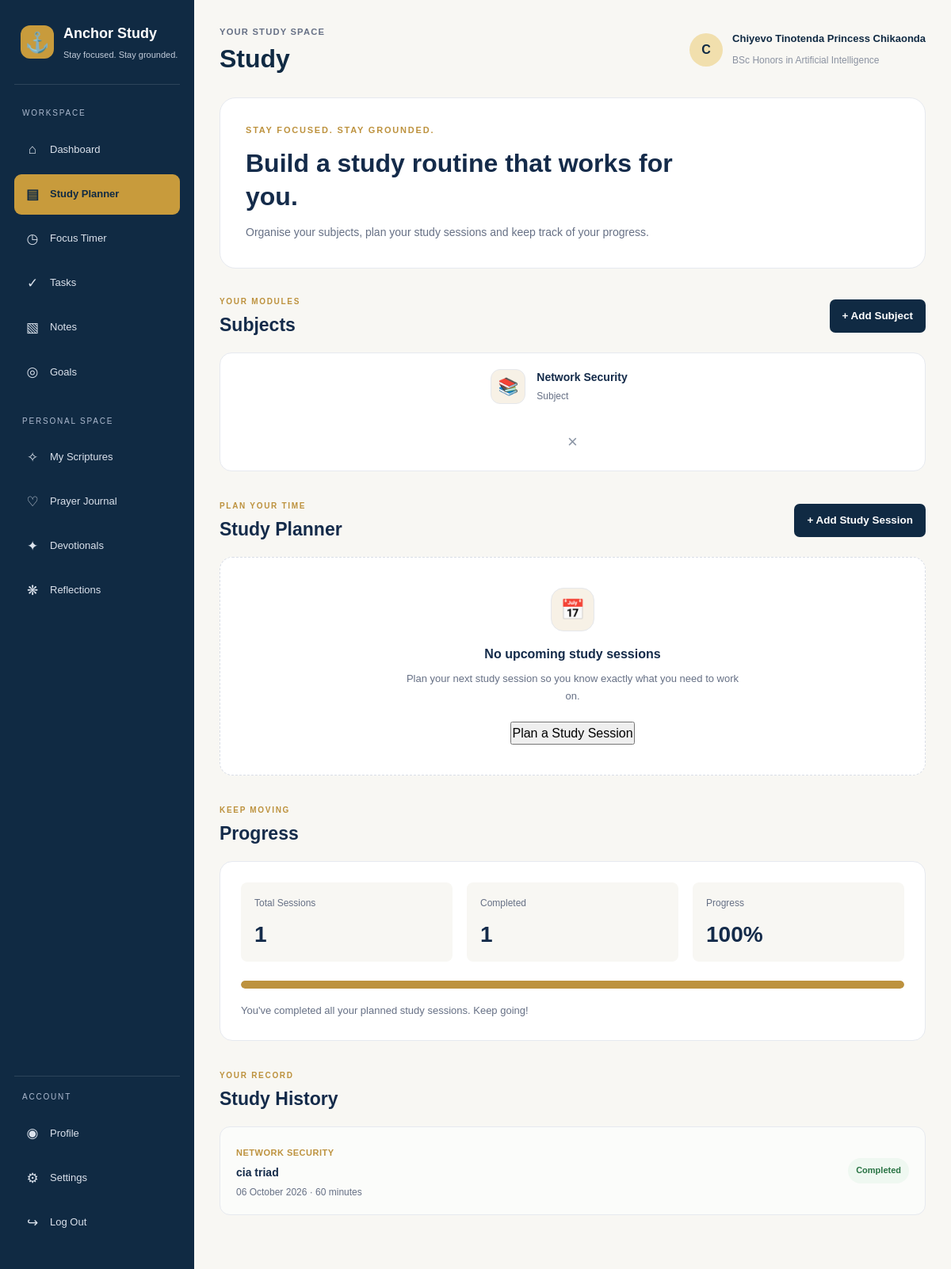
Page /study (signed in) on the committed database.
### models.py (models this page shows)
class User(db.Model):
    id = db.Column(db.Integer, primary_key=True)
    full_name = db.Column(db.String(100), nullable=False)
    email = db.Column(db.String(120), unique=True, nullable=False)
    university = db.Column(db.String(150), nullable=False)
    course = db.Column(db.String(150), nullable=False)
    year_of_study = db.Column(db.Integer, nullable=False)
    password_hash = db.Column(db.String(255), nullable=False)
    created_at = db.Column(db.DateTime, default=datetime.utcnow)
    subjects = db.relationship(
        "Subject",
        backref="user",
        lazy=True,
        cascade="all, delete-orphan"
    )
    study_plans = db.relationship(
        "StudyPlan",
        backref="user",
        lazy=True,
        cascade="all, delete-orphan"
    )
    tasks = db.relationship(
        "Task",
        backref="user",
        lazy=True,
        cascade="all, delete-orphan"
    )
    notes = db.relationship(
        "Note",
        backref="user",
        lazy=True,
        cascade="all, delete-orphan"
    )
    goals = db.relationship(
        "Goal",
        backref="user",
        lazy=True,
        cascade="all, delete-orphan"
    )
    scriptures = db.relationship(
        "Scripture",
        backref="user",
        lazy=True,
        cascade="all, delete-orphan"
    )
    prayer_entries = db.relationship(
        "PrayerEntry",
        backref="user",
        lazy=True,
        cascade="all, delete-orphan"
    )
    reflections = db.relationship(
        "Reflection",
        backref="user",
        lazy=True,
        cascade="all, delete-orphan"
)
    theme = db.Column(
    db.String(30),
    nullable=False,
    default="anchor_classic",
    server_default="anchor_classic"
)
    doodle_style = db.Column(
    db.String(20),
    nullable=False,
    default="off",
    server_default="off"
)

class Subject(db.Model):
    id = db.Column(db.Integer, primary_key=True)
    name = db.Column(db.String(150), nullable=False)
    code = db.Column(db.String(50), nullable=True)
    created_at = db.Column(db.DateTime, default=datetime.utcnow)
    user_id = db.Column(
        db.Integer,
        db.ForeignKey("user.id"),
        nullable=False
    )
    study_plans = db.relationship(
        "StudyPlan",
        backref="subject",
        lazy=True,
        cascade="all, delete-orphan"
    )
    notes = db.relationship(
        "Note",
        backref="subject",
        lazy=True,
        cascade="all, delete-orphan"
    )

class StudyPlan(db.Model):
    id = db.Column(db.Integer, primary_key=True)
    topic = db.Column(db.String(200), nullable=False)
    study_date = db.Column(db.Date, nullable=False)
    duration = db.Column(db.Integer, nullable=False)
    completed = db.Column(db.Boolean, default=False, nullable=False)
    created_at = db.Column(db.DateTime, default=datetime.utcnow)
    user_id = db.Column(
        db.Integer,
        db.ForeignKey("user.id"),
        nullable=False
    )
    subject_id = db.Column(
        db.Integer,
        db.ForeignKey("subject.id"),
        nullable=False
    )

### app.py (the view, shortened to what this page needs)
@app.route("/study", methods=["GET", "POST"])
def study():
    if "user_id" not in session:
        return redirect(url_for("login"))
    user = db.session.get(User, session["user_id"])
    if not user:
        session.clear()
        return redirect(url_for("login"))
    subjects = Subject.query.filter_by(
        user_id=user.id
    ).order_by(Subject.name.asc()).all()
    study_plans = StudyPlan.query.filter_by(
        user_id=user.id
    ).order_by(
        StudyPlan.study_date.asc(),
        StudyPlan.created_at.asc()
    ).all()
    today = date.today()
    total_plans = len(study_plans)
    completed_plans = sum(
        1 for plan in study_plans if plan.completed
    )
    progress = (
        round((completed_plans / total_plans) * 100)
        if total_plans > 0
        else 0
    )
    upcoming_plans = [
        plan for plan in study_plans
        if not plan.completed and plan.study_date >= today
    ]
    return render_template(
        "study.html",
        user=user,
        subjects=subjects,
        study_plans=study_plans,
        upcoming_plans=upcoming_plans,
        total_plans=total_plans,
        completed_plans=completed_plans,
        progress=progress,
        today=today
    )

### templates/study.html (shortened to what this page needs)
<!DOCTYPE html>
<html lang="en" data-theme="{{ user.theme or 'anchor_classic' }}" data-doodles="{{ user.doodle_style or 'off' }}">
<head>
    <link rel="stylesheet" href="{{ url_for('static', filename='css/style.css') }}">
</head>
<body>
<div class="app-layout">
    <aside class="sidebar" id="sidebar" aria-label="Main navigation">
        <div class="sidebar-brand">
            <a href="{{ url_for('dashboard') }}">
                <span class="brand-mark">⚓</span>
                <span class="brand-copy">
                    <span class="brand-name">Anchor Study</span>
                    <span class="brand-caption">Stay focused. Stay grounded.</span>
                </span>
            </a>
        </div>
        <nav class="sidebar-nav">
            <div class="nav-label">Workspace</div>
            <a href="{{ url_for('dashboard') }}" class="sidebar-link">
                <span>⌂</span>
                <span>Dashboard</span>
            </a>
            <a href="{{ url_for('study') }}#subjects" class="sidebar-link active" aria-current="page">
                <span>▤</span>
                <span>Study Planner</span>
            </a>
            <a href="{{ url_for('timer') }}" class="sidebar-link">
                <span>◷</span>
                <span>Focus Timer</span>
            </a>
            <a href="{{ url_for('tasks') }}" class="sidebar-link">
                <span>✓</span>
                <span>Tasks</span>
            </a>
            <a href="{{ url_for('notes') }}" class="sidebar-link">
                <span>▧</span>
                <span>Notes</span>
            </a>
            <a href="{{ url_for('goals') }}" class="sidebar-link">
                <span>◎</span>
                <span>Goals</span>
            </a>
            <div class="nav-label">Personal Space</div>
            <a href="{{ url_for('scripture') }}" class="sidebar-link">
                <span>✧</span>
                <span>My Scriptures</span>
            </a>
            <a href="{{ url_for('prayer_journal') }}" class="sidebar-link">
                <span>♡</span>
                <span>Prayer Journal</span>
            </a>
            <a href="{{ url_for('devotionals') }}" class="sidebar-link">
                <span>✦</span>
                <span>Devotionals</span>
            </a>
            <a href="{{ url_for('reflections') }}" class="sidebar-link">
                <span>❋</span>
                <span>Reflections</span>
            </a>
        </nav>
        <div class="sidebar-bottom">
            <div class="nav-label">Account</div>
            <a href="{{ url_for('profile') }}" class="sidebar-link">
                <span>◉</span>
                <span>Profile</span>
            </a>
            <a href="{{ url_for('settings') }}" class="sidebar-link">
                <span>⚙</span>
                <span>Settings</span>
            </a>
            <a href="{{ url_for('logout') }}" class="sidebar-link logout-link">
                <span>↪</span>
                <span>Log Out</span>
            </a>
        </div>
    </aside>
    <main class="study-main">
        <header class="dashboard-topbar">
            <div>
                <p class="dashboard-greeting">YOUR STUDY SPACE</p>
                <h1>Study</h1>
            </div>
            <a href="{{ url_for('profile') }}" class="dashboard-user">
                <div class="user-avatar">
                    {{ user.full_name[0].upper() }}
                </div>
                <div>
                    <strong>{{ user.full_name }}</strong>
                    <span>{{ user.course }}</span>
                </div>
            </a>
        </header>
        <section class="study-welcome">
            <p class="eyebrow">STAY FOCUSED. STAY GROUNDED.</p>
            <h2>Build a study routine that works for you.</h2>
            <p>Organise your subjects, plan your study sessions and keep track of your progress.</p>
        </section>
        <section class="study-section" id="subjects">
            <div class="study-section-heading">
                <div>
                    <p class="eyebrow">YOUR MODULES</p>
                    <h2>Subjects</h2>
                </div>
                <button type="button" class="button button-primary study-action-button" onclick="openSubjectModal()">
                    + Add Subject
                </button>
            </div>
            {% if subjects %}
                <div class="subject-grid">
                    {% for subject in subjects %}
                        <article class="subject-card">
                            <div class="subject-card-content">
                                <div class="subject-card-icon" aria-hidden="true">📚</div>
                                <div>
                                    <h3>{{ subject.name }}</h3>
                                    {% if subject.code %}
                                        <p>{{ subject.code }}</p>
                                    {% else %}
                                        <p>Subject</p>
                                    {% endif %}
                                </div>
                            </div>
                            <form method="POST" action="{{ url_for('delete_subject', subject_id=subject.id) }}" onsubmit="return confirm('Are you sure you want to delete this subject? This will also delete its study sessions.');">
                                <button type="submit" class="delete-subject-button" title="Delete subject" aria-label="Delete {{ subject.name }}">×</button>
                            </form>
                        </article>
                    {% endfor %}
                </div>
            {% endif %}
        </section>
        <section class="study-section" id="planner">
            <div class="study-section-heading">
                <div>
                    <p class="eyebrow">PLAN YOUR TIME</p>
                    <h2>Study Planner</h2>
                </div>
                {% if subjects %}
                    <button type="button" class="button button-primary study-action-button" onclick="openPlanModal()">
                        + Add Study Session
                    </button>
                {% endif %}
            </div>
            {% if upcoming_plans %}
                <div class="study-plan-list">
                    {% for plan in upcoming_plans %}
                        <article class="study-plan-item">
                            <div class="study-plan-date">
                                <span>{{ plan.study_date.strftime('%d') }}</span>
                                <small>{{ plan.study_date.strftime('%b') }}</small>
                            </div>
                            <div class="study-plan-info">
                                <h3>{{ plan.topic }}</h3>
                                <p>
                                    {{ plan.subject.name }}
                                    {% if plan.subject.code %} · {{ plan.subject.code }}{% endif %}
                                    · {{ plan.duration }} minutes
                                </p>
                            </div>
                            <div class="study-plan-actions">
                                <form method="POST" action="{{ url_for('complete_study_plan', plan_id=plan.id) }}">
                                    <button type="submit" class="complete-button">Mark Complete</button>
                                </form>
                                <form method="POST" action="{{ url_for('delete_study_plan', plan_id=plan.id) }}" onsubmit="return confirm('Are you sure you want to delete this study session?');">
                                    <button type="submit" class="delete-button" title="Delete study session" aria-label="Delete study session">×</button>
                                </form>
                            </div>
                        </article>
                    {% endfor %}
                </div>
            {% else %}
                <div class="empty-study-state">
                    <div class="empty-study-icon" aria-hidden="true">📅</div>
                    <h3>No upcoming study sessions</h3>
                    {% if subjects %}
                        <p>Plan your next study session so you know exactly what you need to work on.</p>
                        <button type="button" class="button button-primary" onclick="openPlanModal()">Plan a Study Session</button>
                    {% else %}
                        <p>Add a subject first, then you can create your study plan.</p>
                    {% endif %}
                </div>
            {% endif %}
        </section>
        <section class="study-section" id="progress">
            <div class="study-section-heading">
                <div>
                    <p class="eyebrow">KEEP MOVING</p>
                    <h2>Progress</h2>
                </div>
            </div>
            <div class="progress-panel">
                <div class="progress-summary">
                    <div>
                        <span>Total Sessions</span>
                        <strong>{{ total_plans }}</strong>
                    </div>
                    <div>
                        <span>Completed</span>
                        <strong>{{ completed_plans }}</strong>
                    </div>
                    <div>
                        <span>Progress</span>
                        <strong>{{ progress }}%</strong>
                    </div>
                </div>
                <div class="study-progress-bar" role="progressbar" aria-label="Study session completion" aria-valuemin="0" aria-valuemax="100" aria-valuenow="{{ progress }}">
                    <div class="study-progress-fill" style="width: {{ progress }}%;"></div>
                </div>
                {% if total_plans == 0 %}
                    <p class="progress-message">Your progress will appear here once you start planning study sessions.</p>
                {% elif progress == 100 %}
                    <p class="progress-message">You've completed all your planned study sessions. Keep going!</p>
                {% elif progress >= 75 %}
                    <p class="progress-message">You're doing well. Keep the momentum going.</p>
                {% elif progress >= 50 %}
                    <p class="progress-message">You're halfway there. Stay consistent.</p>
                {% else %}
                    <p class="progress-message">Every completed session counts. Keep building the habit.</p>
                {% endif %}
            </div>
        </section>
        <section class="study-section" id="history">
            <div class="study-section-heading">
                <div>
                    <p class="eyebrow">YOUR RECORD</p>
                    <h2>Study History</h2>
                </div>
            </div>
            {% if study_plans %}
                <div class="study-history-list">
                    {% for plan in study_plans %}
                        <article class="study-history-item {% if plan.completed %}study-history-complete{% endif %}">
                            <div>
                                <span class="history-subject">{{ plan.subject.name }}</span>
                                <h3>{{ plan.topic }}</h3>
                                <p>{{ plan.study_date.strftime('%d %B %Y') }} · {{ plan.duration }} minutes</p>
                            </div>
                            <div class="history-status">
                                {% if plan.completed %}
                                    <span class="completed-label">Completed</span>
                                {% else %}
                                    <span class="pending-label">Planned</span>
                                {% endif %}
                            </div>
                        </article>
                    {% endfor %}
                </div>
            {% else %}
                <div class="empty-study-state">
                    <div class="empty-study-icon" aria-hidden="true">✓</div>
                    <h3>Your study history is empty</h3>
                    <p>Study sessions will appear here once you start planning them.</p>
                </div>
            {% endif %}
        </section>
    </main>
</div>
</body>
</html>

### rows in the picture
User: full_name "C", full_name "Chiyevo Tinotenda Princess Chikaonda", course "BSc Honors in Artificial Intelligence"
Subject: name "Network Security", code "Subject"
StudyPlan: subject.name "NETWORK SECURITY", topic "cia triad", study_date "06 October 2026", duration "60", completed "Completed"

### other values in the picture
{{ total_plans }} "1"
{{ completed_plans }} "1"
{{ progress }} "100"
